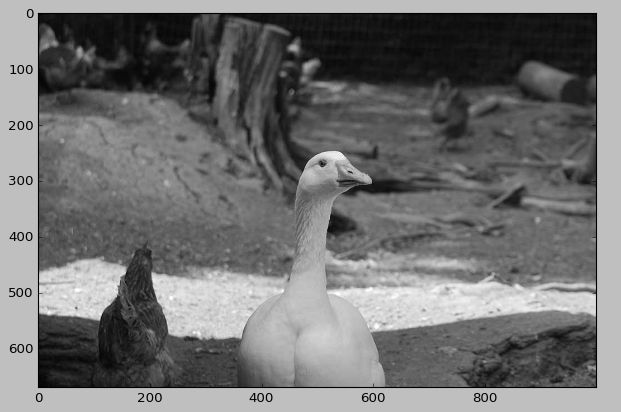
#> input picture d.jpg, 621 x 412 px
$ jupyter execute 10.18.ipynb
#> lines starting #> are read from the running program, lines starting #| are printed output that depends on the picture
[cell 1]
#给定   A=[[7,2],[3,4],[5,3]] ，svd方法从A计算U、V、和D

[cell 2]
import numpy as np
a=np.array([[7,2],[3,4],[5,3]])
print(a)

[cell 3]
u,d,v = np.linalg.svd(a)
print('u:',u)
print('-----')
print('d:',d)
print('-----')
print('v:',v)
print('-----')
b=np.linalg.eig(a.dot(a.T))[1]
print(b)

[cell 4]
import matplotlib.pyplot as plt
import cv2 as cv
import numpy as np
img = cv.imread("d.jpg",0)
#> img is the input picture: shape (412, 621); min 0, max 255, mean 113.2
print(img)
#> (printed output is left out)
img = cv.resize(img,(721,833))
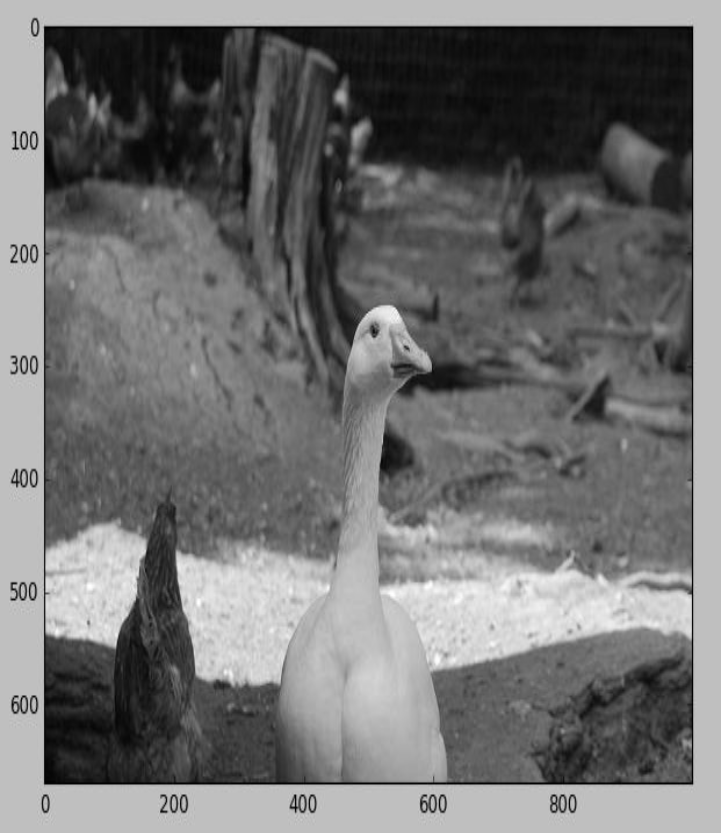
#> img: shape (833, 721); min 0, max 255, mean 113.1
print(img)
#> (printed output is left out)
cv.imshow("a",img)


print(np.min(img))
#| 0
A = np.array(img)
print(A)
#> (printed output is left out)
U,D,V = np.linalg.svd(img)
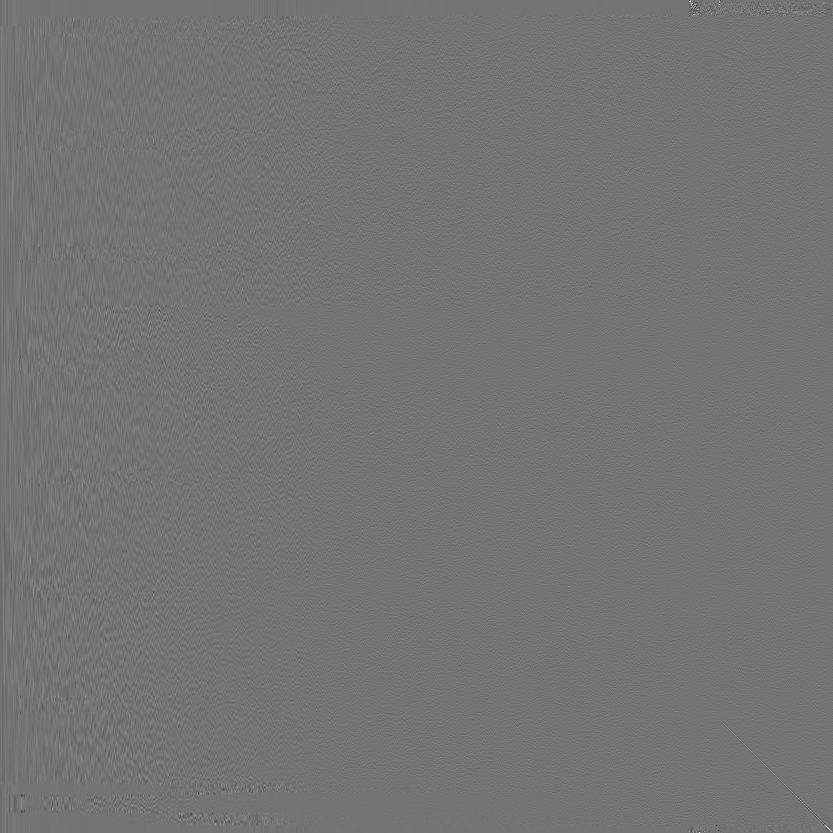
#> U: shape (833, 833) float64; min -0.784, max 0.939, mean -2.51e-05; drawn with min black and max white
#> D = 721 values, max 95517.6 at index 0, min 4.72e-12 at index 720, mean 374.7
print(U)
#> (printed output is left out)
print(U,"1")
#> (printed output is left out)
print(np.linalg.eig(A.dot(A.T))[1],"1.1")
#> (printed output is left out)
print(V,"2")
#> (printed output is left out)
print(np.linalg.eig(A.T.dot(A))[1],"2.1")
#> (printed output is left out)
print(D.size,"3")
#| 721 3

for i in [5,10,15,20,30,50]:
    reconstimg = np.matrix(U[:,:i]) * np.diag(D[:i]) * np.matrix(V[:i,:])
    plt.imshow(reconstimg,cmap='gray')
    title = 'n=%s'%i
    plt.title(title)
    plt.show()
#> this loop made 6 passes
#> pass 1, `reconstimg = np.matrix(U[:,:i]) * np.diag(D[:i]) * np.matrix(V[:i,:])`:
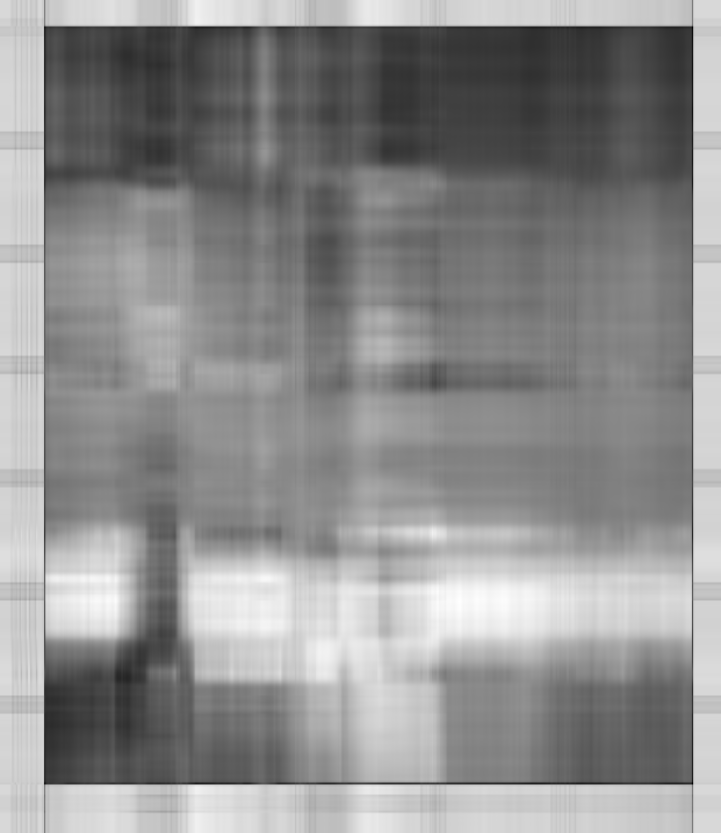
#> reconstimg: shape (833, 721) float64; min -50, max 241.6, mean 113.1; drawn with min black and max white
#> pass 2, `reconstimg = np.matrix(U[:,:i]) * np.diag(D[:i]) * np.matrix(V[:i,:])`:
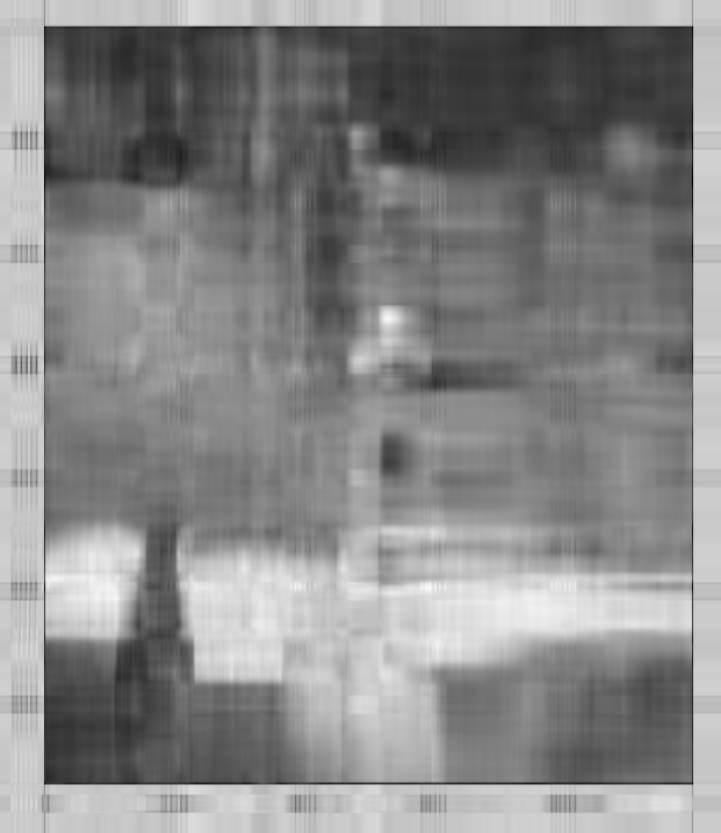
#> reconstimg: shape (833, 721) float64; min -52.07, max 256.7, mean 113.1; drawn with min black and max white
#> pass 3, `reconstimg = np.matrix(U[:,:i]) * np.diag(D[:i]) * np.matrix(V[:i,:])`:
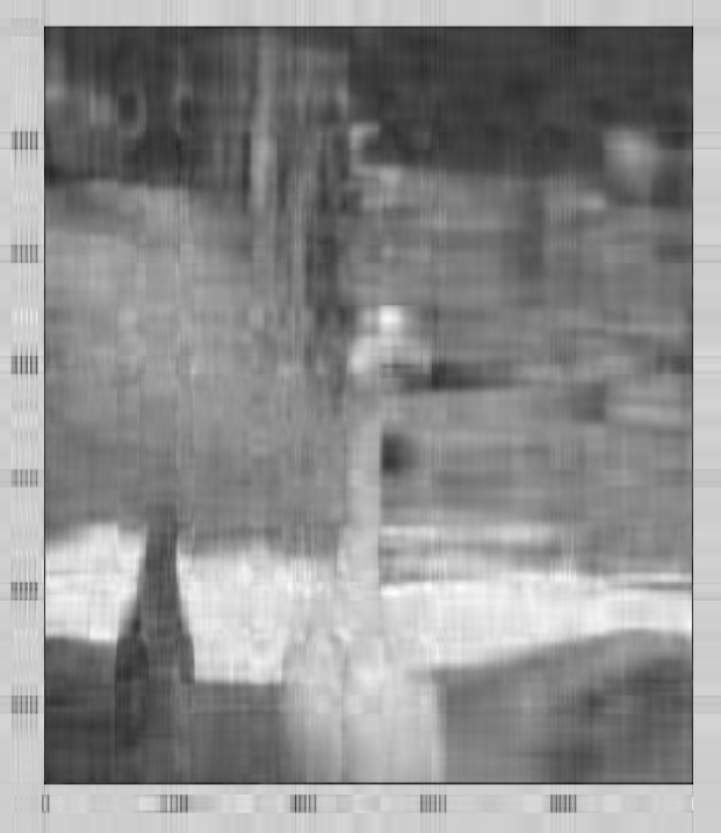
#> reconstimg: shape (833, 721) float64; min -57.52, max 250.2, mean 113.1; drawn with min black and max white
